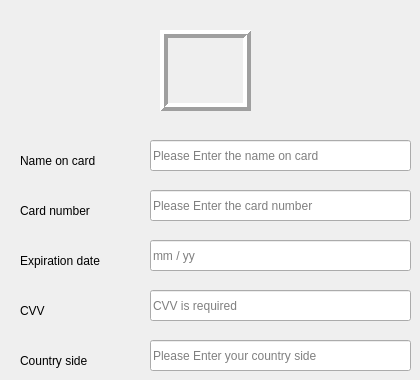
        <widget class="QWidget" name="tab_3">
         <attribute name="title">
          <string>Pay by credit</string>
         </attribute>
         <widget class="QLabel" name="label_15">
          <property name="geometry">
           <rect>
            <x>160</x>
            <y>30</y>
            <width>91</width>
            <height>81</height>
           </rect>
          </property>
          <property name="frameShape">
           <enum>QFrame::Box</enum>
          </property>
          <property name="frameShadow">
           <enum>QFrame::Raised</enum>
          </property>
          <property name="lineWidth">
           <number>4</number>
          </property>
          <property name="midLineWidth">
           <number>0</number>
          </property>
          <property name="text">
           <string/>
          </property>
          <property name="pixmap">
           <pixmap>carrd.png</pixmap>
          </property>
          <property name="scaledContents">
           <bool>true</bool>
          </property>
         </widget>
         <widget class="QLineEdit" name="lineEdit_20">
          <property name="geometry">
           <rect>
            <x>150</x>
            <y>140</y>
            <width>261</width>
            <height>31</height>
           </rect>
          </property>
          <property name="text">
           <string/>
          </property>
          <property name="placeholderText">
           <string>Please Enter the name on card</string>
          </property>
         </widget>
         <widget class="QLabel" name="label_29">
          <property name="geometry">
           <rect>
            <x>20</x>
            <y>200</y>
            <width>101</width>
            <height>21</height>
           </rect>
          </property>
          <property name="text">
           <string>Card number</string>
          </property>
         </widget>
         <widget class="QLabel" name="label_30">
          <property name="geometry">
           <rect>
            <x>20</x>
            <y>300</y>
            <width>101</width>
            <height>21</height>
           </rect>
          </property>
          <property name="text">
           <string>CVV</string>
          </property>
         </widget>
         <widget class="QLineEdit" name="lineEdit_10">
          <property name="geometry">
           <rect>
            <x>150</x>
            <y>190</y>
            <width>261</width>
            <height>31</height>
           </rect>
          </property>
          <property name="text">
           <string/>
          </property>
          <property name="placeholderText">
           <string>Please Enter the card number</string>
          </property>
         </widget>
         <widget class="QLabel" name="label_31">
          <property name="geometry">
           <rect>
            <x>20</x>
            <y>250</y>
            <width>101</width>
            <height>21</height>
           </rect>
          </property>
          <property name="text">
           <string>Expiration date</string>
          </property>
         </widget>
         <widget class="QLineEdit" name="lineEdit_11">
          <property name="geometry">
           <rect>
            <x>150</x>
            <y>240</y>
            <width>261</width>
            <height>31</height>
           </rect>
          </property>
          <property name="text">
           <string/>
          </property>
          <property name="placeholderText">
           <string>mm / yy</string>
          </property>
         </widget>
         <widget class="QLabel" name="label_32">
          <property name="geometry">
           <rect>
            <x>20</x>
            <y>150</y>
            <width>101</width>
            <height>21</height>
           </rect>
          </property>
          <property name="text">
           <string>Name on card</string>
          </property>
         </widget>
         <widget class="QLineEdit" name="lineEdit_12">
          <property name="geometry">
           <rect>
            <x>150</x>
            <y>290</y>
            <width>261</width>
            <height>31</height>
           </rect>
          </property>
          <property name="text">
           <string/>
          </property>
          <property name="placeholderText">
           <string>CVV is required</string>
          </property>
         </widget>
         <widget class="QLabel" name="label_33">
          <property name="geometry">
           <rect>
            <x>20</x>
            <y>350</y>
            <width>101</width>
            <height>21</height>
           </rect>
          </property>
          <property name="text">
           <string>Country side</string>
          </property>
         </widget>
         <widget class="QLineEdit" name="lineEdit_13">
          <property name="geometry">
           <rect>
            <x>150</x>
            <y>340</y>
            <width>261</width>
            <height>31</height>
           </rect>
          </property>
          <property name="text">
           <string/>
          </property>
          <property name="placeholderText">
           <string>Please Enter your country side</string>
          </property>
         </widget>
        </widget>
